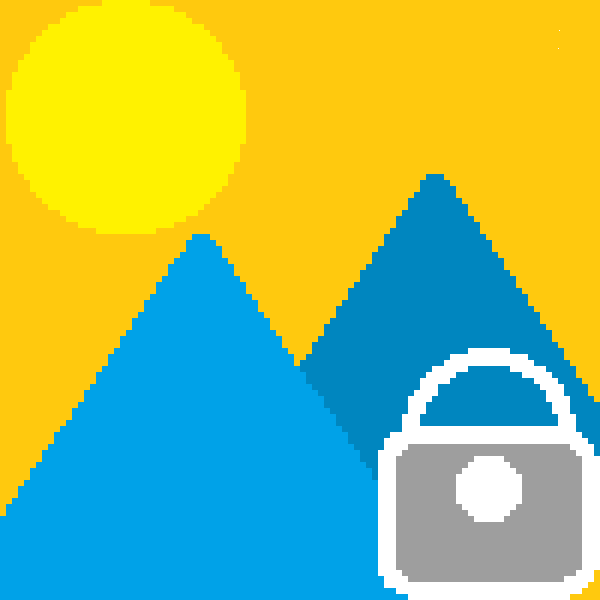
#> input picture image1.png, 600 x 600 px
$ python img2icon.py
#> lines starting #> are read from the running program, lines starting #| are printed output that depends on the picture
from PIL import Image

img = Image.open("image1.png").convert("RGBA") #make sure 4 channels
#> img is the input picture: PIL image 600x600 RGBA; mean R, G, B, A 155.7, 188.9, 109.1, 255

target_rgb = (255, 201, 14)

pixels = img.load()
for y in range(img.height):
    for x in range(img.width):
        r, g, b, a = pixels[x, y]
        if (r, g, b) == target_rgb:
            pixels[x, y] = (255, 255, 255, 0) #set alpha to zero (transparancy)

img.save(
    "app.ico",
    format="ICO",
    sizes=[(16,16), (24,24), (32,32), (48,48), (64,64), (128, 128), (256, 256)])
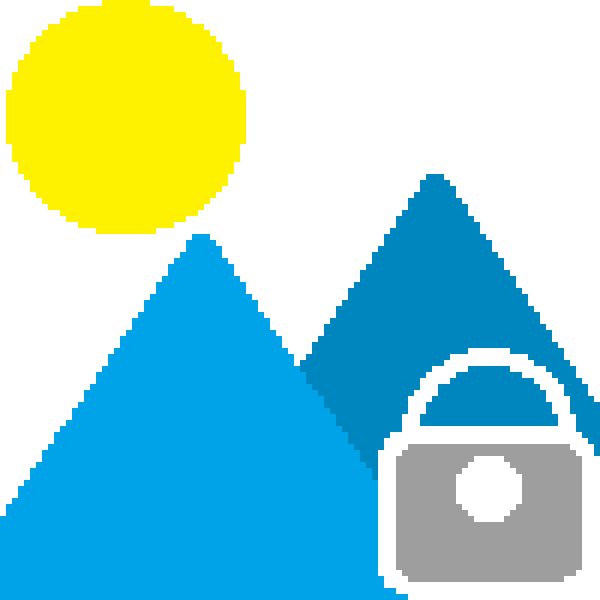
#> saved as app.ico: PIL image 600x600 RGBA; mean R, G, B, A 155.7, 210.2, 204.6, 154; transparent parts drawn white
